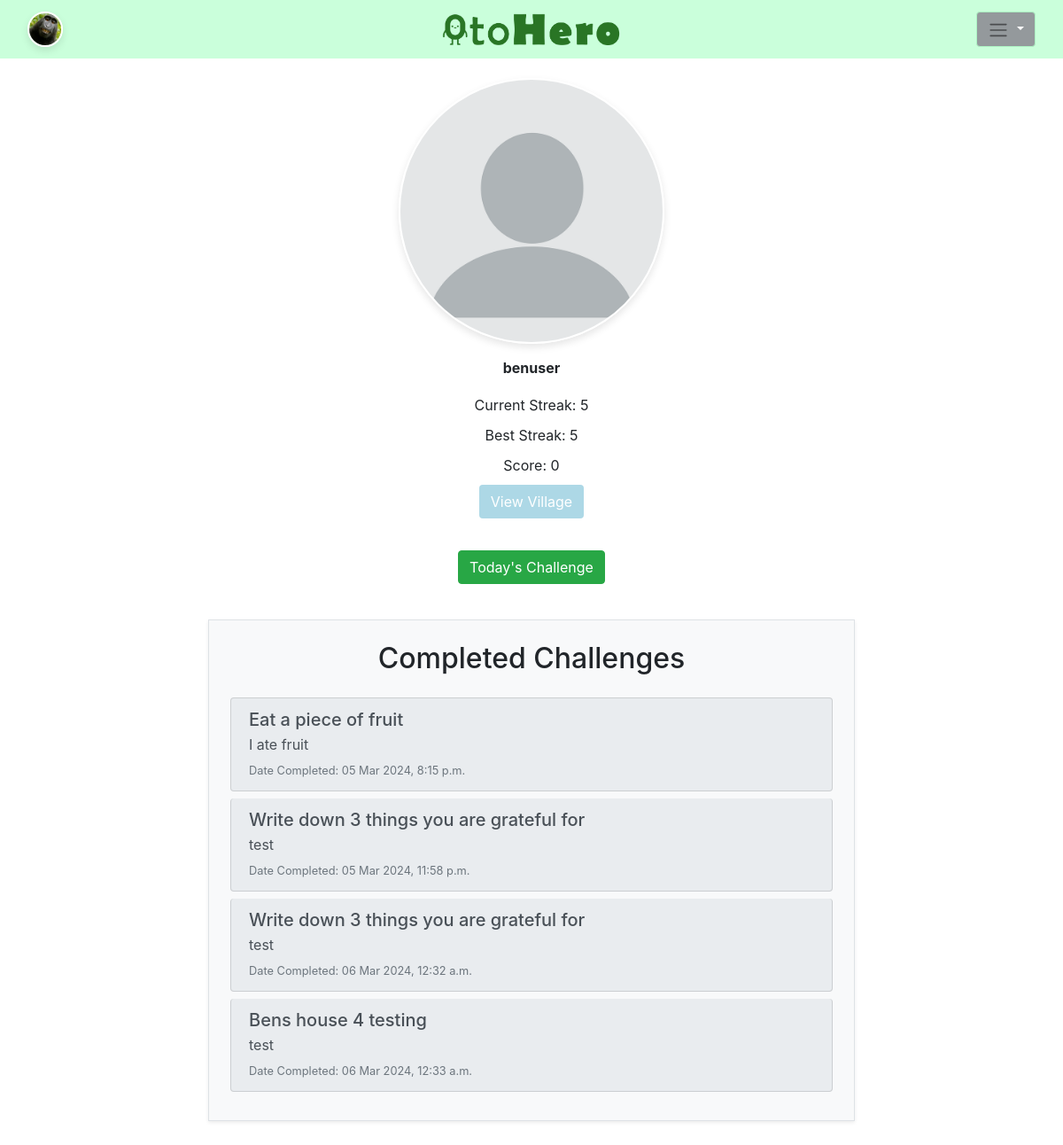
The page /profile/benuser (signed in) on the database as committed earlier.
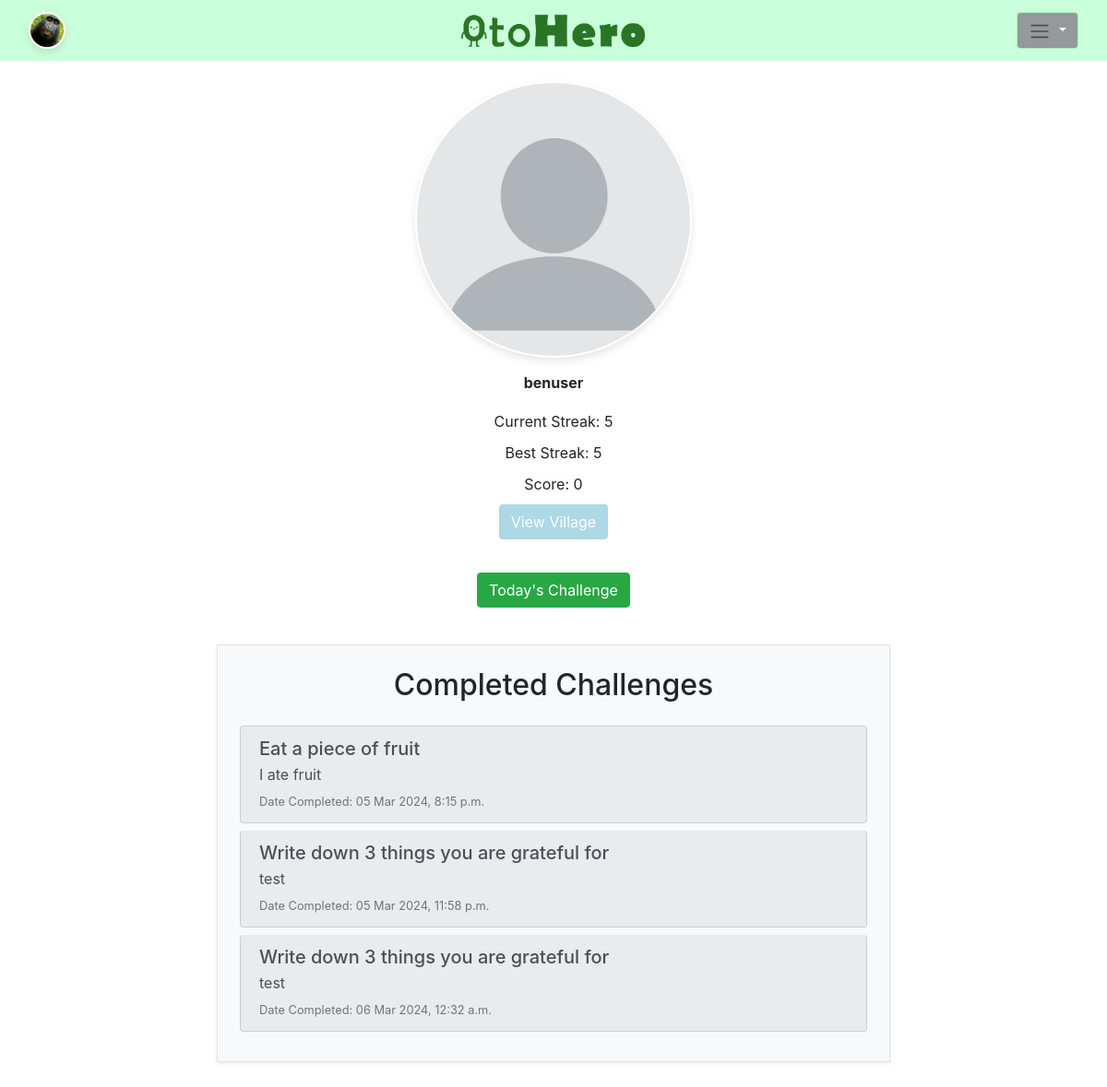
The same page on the database as committed later.
### project/models.py (models this page shows, shortened)
class CustomUser(AbstractUser):
    streak = models.PositiveIntegerField(default=0)
    best_streak =  models.PositiveIntegerField(default=0)
    coins = models.PositiveIntegerField(default=0)
    score = models.IntegerField(default=0)  # Add this line for the score of each item
    profile_picture = models.CharField(max_length=25, default="blank.jpeg")
    is_gamekeeper = models.BooleanField(default=False)

class UserChallenges(models.Model):
    user = models.ForeignKey(CustomUser, on_delete=models.CASCADE)  # Set these as composite primary keys
    daily_challenge = models.ForeignKey(DailyChallenge, on_delete=models.CASCADE)
    submitted = models.DateTimeField(default=now)
    completed = models.BooleanField(default=False)
    response = models.CharField(max_length=250)
    points = models.PositiveIntegerField(default=0)
    user_lat = models.DecimalField(max_digits=10, decimal_places=8, null=True)
    user_long = models.DecimalField(max_digits=11, decimal_places=8, null=True)

class DailyChallenge(models.Model):
    challenge = models.ForeignKey(Challenge, on_delete=models.CASCADE)
    assigned = models.DateTimeField(default=now, null=True)

class Challenge(models.Model):
    title = models.CharField(max_length=70, primary_key=True, default="")
    description = models.CharField(max_length=500, null=False)
    location_lat = models.DecimalField(max_digits=10,decimal_places = 8, null=True)
    location_long = models.DecimalField(max_digits=11, decimal_places=8, null=True)

### project/views.py (the view)
# urls.py: path('profile/<str:username>', views.profile, name='profile'),
@login_required()
def profile(request, username):
    if request.method == "POST":
        profile_picture = request.POST.get('profile_picture')
        if profile_picture:
            user = request.user
            user.profile_picture = profile_picture
            user.save()
    user = get_object_or_404(CustomUser, username=username)
    user_challenges = UserChallenges.objects.filter(user=user)
    todays_challenge = DailyChallenge.objects.latest("-assigned")
    context = {
        'user': user,
        'user_challenges': user_challenges,
        'user_points': user_challenges.aggregate(Sum("points"))['points__sum']
    }
    return render(request, 'project/profile.html', context)

### project/templates/project/profile.html (shortened to what this page needs)
{% extends 'base.html' %}
{% load static %}
{% block content %}
<head>
</head>
<div class="container mt-5">
  <div class="row justify-content-center">
    <div class="col-12 text-center mb-4">
      <div class="profile-container mb-3">
        <img src="{% static 'project/'|add:user.profile_picture%}" alt="Profile Picture" id="profile-picture" class="profile-picture rounded-circle mb-2">
        <h2 class="username">{{ user.username|default:"Username" }}</h2>
        <div class="stats">
          <p>Current Streak: {{ user.streak|default:"0" }}</p>
          <p>Best Streak: {{ user.best_streak|default:"0" }}</p>
          <p>Score: {{ user.score|default:"0" }}</p>
        </div>
        <a href="{% url 'village' user.username %}"><button class="btn village-button" >
          View Village
        </button>
        </a>
      </div>
      <a href="{% url 'make_post' %}"><button class="btn btn-success mb-3" >
        Today's Challenge
      </button>
      </a>
    </div>
    <div class="col-12 col-lg-8 mb-5">
      <div class="border p-4 rounded-3 shadow-sm" style="background-color: #f8f9fa;">
        <h2 class="mb-4 text-center">Completed Challenges</h2>
        {% if user_challenges %}
          <div class="list-group">
            {% for uc in user_challenges %}
              <div class="list-group-item list-group-item-action mb-2 rounded text-start" style="background-color: #e9ecef;">
                <h5 class="mb-1">{{ uc.daily_challenge.challenge.title }}</h5>
                <p class="mb-1">{{uc.response}}</p>
                <small class="text-muted">Date Completed: {{ uc.submitted|date:"d M Y, P" }}</small>
              </div>
            {% endfor %}
          </div>
        {% else %}
          <p>No challenges completed.</p>
        {% endif %}
      </div>
    </div>
  </div>
</div>
{% endblock %}

### project/templates/project/base.html (shortened to what this page needs)
{% load static %}
<!DOCTYPE html>
<html>
<head>
    <link rel="stylesheet" href="https://stackpath.bootstrapcdn.com/bootstrap/4.5.2/css/bootstrap.min.css">
    <link href="{% static 'project/css/styles.css' %}" rel="stylesheet">
    <link rel="stylesheet" href="https://unpkg.com/leaflet@1.9.4/dist/leaflet.css"
/>
</head>
<body>
    {% include 'navbar.html' %}
    {% block content %}
    {% endblock %}
</body>
</html>

### project/templates/project/navbar.html (shortened to what this page needs)
<nav class="navbar navbar-expand-lg navbar-light  fixed-top">
  <div class="container-fluid d-flex justify-content-between">
    {% load static %}
    {% if request.user.is_authenticated %}
    <a class="navbar-brand" href="{% url 'profile' request.user.username %}">
      <img src="{% static 'project/'|add:request.user.profile_picture%}" alt="Profile" style="width: 40px; height: 40px; border-radius: 50%;">
    </a>
    {% endif %}
    <a class="navbar-logo mx-auto" href="{% url 'home' %}" style="position: absolute; left: 50%; transform: translateX(-50%);">
      <img src="{% static 'project/brand_logo.png' %}" alt="AppName" style="height: 40px;">
    </a>
    <div class="nav-item dropdown">
      <button class="btn btn-secondary dropdown-toggle" type="button" id="dropdownMenuButton" data-toggle="dropdown" aria-haspopup="true" aria-expanded="false">
          <span class="navbar-toggler-icon"></span>
      </button>
      </div>
    </div>
  </nav>

### project/static/project/css/styles.css (style rules this page uses)
* { box-sizing: border-box; margin: 0; padding: 0; }
.navbar-brand img { width: 60px; height: 60px; border-radius: 50%; object-fit: cover; border: 2px solid #ffffff; box-shadow: 0px 4px 8px rgba(0, 0, 0, 0.1); }
.btn-secondary { background-color: #aef4c4; border-color: #aef4c4; }
.profile-container { display: flex; flex-direction: column; align-items: center; text-align: center; padding: 20px; margin-top: 20px; }
.profile-picture { width: 30vw; height: 30vw; border-radius: 50%; object-fit: cover; border: 2px solid #ffffff; box-shadow: 0 4px 8px rgba(0, 0, 0, 0.1); margin-bottom: 20px; max-width: 300px; max-height: 300px; }
.username, .stats p { margin: 10px 0; font-size: 1rem; }
.username { font-weight: bold; font-size: 16px; }

### project/templates/project/navbar.html (style rules this page uses)
.navbar { background-color: #caffdb; }
.btn-secondary { background-color: #94999c; }

### project/templates/project/profile.html (style rules this page uses)
.village-button { background-color: lightblue; color: white; }

Rows that differ between the two databases and show on the page:
removed UserChallenges: daily_challenge.challenge "Bens house 4 testing", response "test", submitted "06 Mar 2024, 12:33 a.m."
